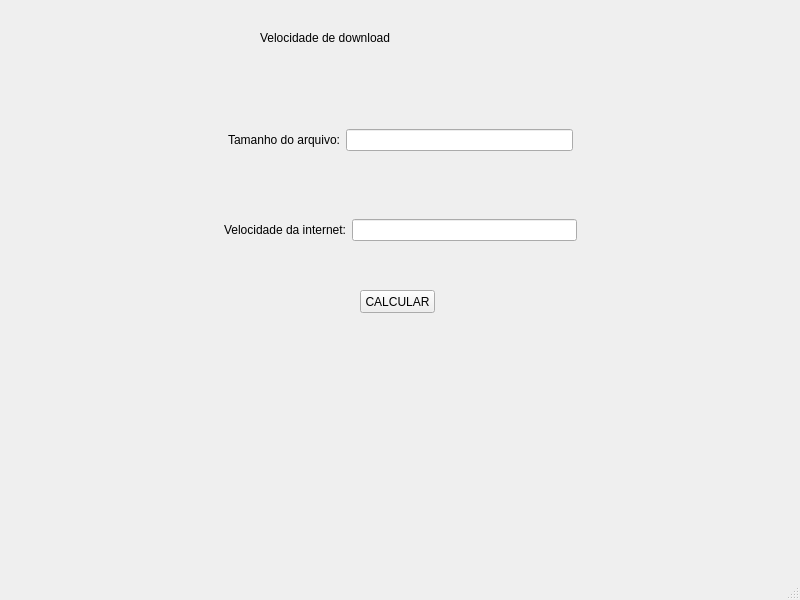
<?xml version="1.0" encoding="UTF-8"?>
<ui version="4.0">
 <class>MainWindow</class>
 <widget class="QMainWindow" name="MainWindow">
  <property name="geometry">
   <rect>
    <x>0</x>
    <y>0</y>
    <width>800</width>
    <height>600</height>
   </rect>
  </property>
  <property name="windowTitle">
   <string>MainWindow</string>
  </property>
  <widget class="QWidget" name="centralwidget">
   <widget class="QLabel" name="label">
    <property name="geometry">
     <rect>
      <x>260</x>
      <y>20</y>
      <width>310</width>
      <height>35</height>
     </rect>
    </property>
    <property name="styleSheet">
     <string notr="true">font: 75 22pt &quot;MS Shell Dlg 2&quot;;</string>
    </property>
    <property name="text">
     <string>Velocidade de download</string>
    </property>
   </widget>
   <widget class="QWidget" name="horizontalLayoutWidget">
    <property name="geometry">
     <rect>
      <x>0</x>
      <y>100</y>
      <width>801</width>
      <height>80</height>
     </rect>
    </property>
    <layout class="QHBoxLayout" name="horizontalLayout">
     <item>
      <spacer name="horizontalSpacer">
       <property name="orientation">
        <enum>Qt::Horizontal</enum>
       </property>
       <property name="sizeHint" stdset="0">
        <size>
         <width>40</width>
         <height>20</height>
        </size>
       </property>
      </spacer>
     </item>
     <item>
      <widget class="QLabel" name="label_2">
       <property name="styleSheet">
        <string notr="true">font: 12pt &quot;MS Shell Dlg 2&quot;;</string>
       </property>
       <property name="text">
        <string>Tamanho do arquivo:</string>
       </property>
      </widget>
     </item>
     <item>
      <widget class="QLineEdit" name="tamArq">
       <property name="styleSheet">
        <string notr="true">width: 20px;</string>
       </property>
      </widget>
     </item>
     <item>
      <spacer name="horizontalSpacer_2">
       <property name="orientation">
        <enum>Qt::Horizontal</enum>
       </property>
       <property name="sizeHint" stdset="0">
        <size>
         <width>40</width>
         <height>20</height>
        </size>
       </property>
      </spacer>
     </item>
    </layout>
   </widget>
   <widget class="QWidget" name="horizontalLayoutWidget_2">
    <property name="geometry">
     <rect>
      <x>0</x>
      <y>190</y>
      <width>801</width>
      <height>80</height>
     </rect>
    </property>
    <layout class="QHBoxLayout" name="horizontalLayout_2">
     <item>
      <spacer name="horizontalSpacer_3">
       <property name="orientation">
        <enum>Qt::Horizontal</enum>
       </property>
       <property name="sizeHint" stdset="0">
        <size>
         <width>40</width>
         <height>20</height>
        </size>
       </property>
      </spacer>
     </item>
     <item>
      <widget class="QLabel" name="label_3">
       <property name="styleSheet">
        <string notr="true">font: 12pt &quot;MS Shell Dlg 2&quot;;</string>
       </property>
       <property name="text">
        <string>Velocidade da internet:</string>
       </property>
      </widget>
     </item>
     <item>
      <widget class="QLineEdit" name="velocidadeInternet">
       <property name="styleSheet">
        <string notr="true">width: 20px;</string>
       </property>
      </widget>
     </item>
     <item>
      <spacer name="horizontalSpacer_4">
       <property name="orientation">
        <enum>Qt::Horizontal</enum>
       </property>
       <property name="sizeHint" stdset="0">
        <size>
         <width>40</width>
         <height>20</height>
        </size>
       </property>
      </spacer>
     </item>
    </layout>
   </widget>
   <widget class="QPushButton" name="btnCalcular">
    <property name="geometry">
     <rect>
      <x>360</x>
      <y>290</y>
      <width>75</width>
      <height>23</height>
     </rect>
    </property>
    <property name="text">
     <string>CALCULAR</string>
    </property>
   </widget>
   <widget class="QWidget" name="horizontalLayoutWidget_3">
    <property name="geometry">
     <rect>
      <x>0</x>
      <y>340</y>
      <width>801</width>
      <height>80</height>
     </rect>
    </property>
    <layout class="QHBoxLayout" name="horizontalLayout_3">
     <item>
      <spacer name="horizontalSpacer_5">
       <property name="orientation">
        <enum>Qt::Horizontal</enum>
       </property>
       <property name="sizeHint" stdset="0">
        <size>
         <width>40</width>
         <height>20</height>
        </size>
       </property>
      </spacer>
     </item>
     <item>
      <widget class="QLabel" name="resultado">
       <property name="styleSheet">
        <string notr="true">font: 15pt &quot;MS Shell Dlg 2&quot;;
color: green;</string>
       </property>
       <property name="text">
        <string/>
       </property>
      </widget>
     </item>
     <item>
      <spacer name="horizontalSpacer_6">
       <property name="orientation">
        <enum>Qt::Horizontal</enum>
       </property>
       <property name="sizeHint" stdset="0">
        <size>
         <width>40</width>
         <height>20</height>
        </size>
       </property>
      </spacer>
     </item>
    </layout>
   </widget>
  </widget>
  <widget class="QMenuBar" name="menubar">
   <property name="geometry">
    <rect>
     <x>0</x>
     <y>0</y>
     <width>800</width>
     <height>21</height>
    </rect>
   </property>
  </widget>
  <widget class="QStatusBar" name="statusbar"/>
 </widget>
 <resources/>
 <connections/>
</ui>
